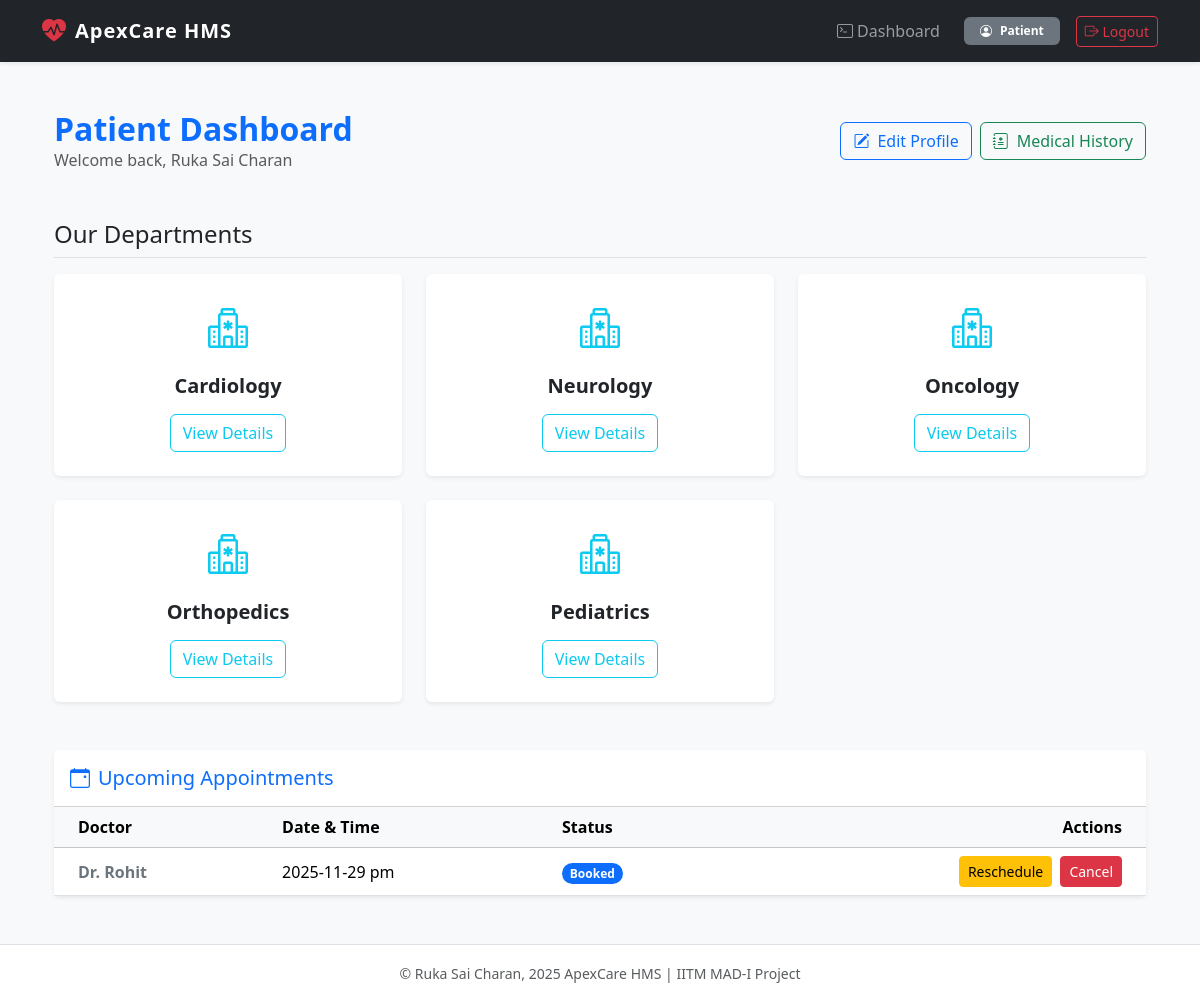
Before: /patient/dashboard (signed in) with the older database file.
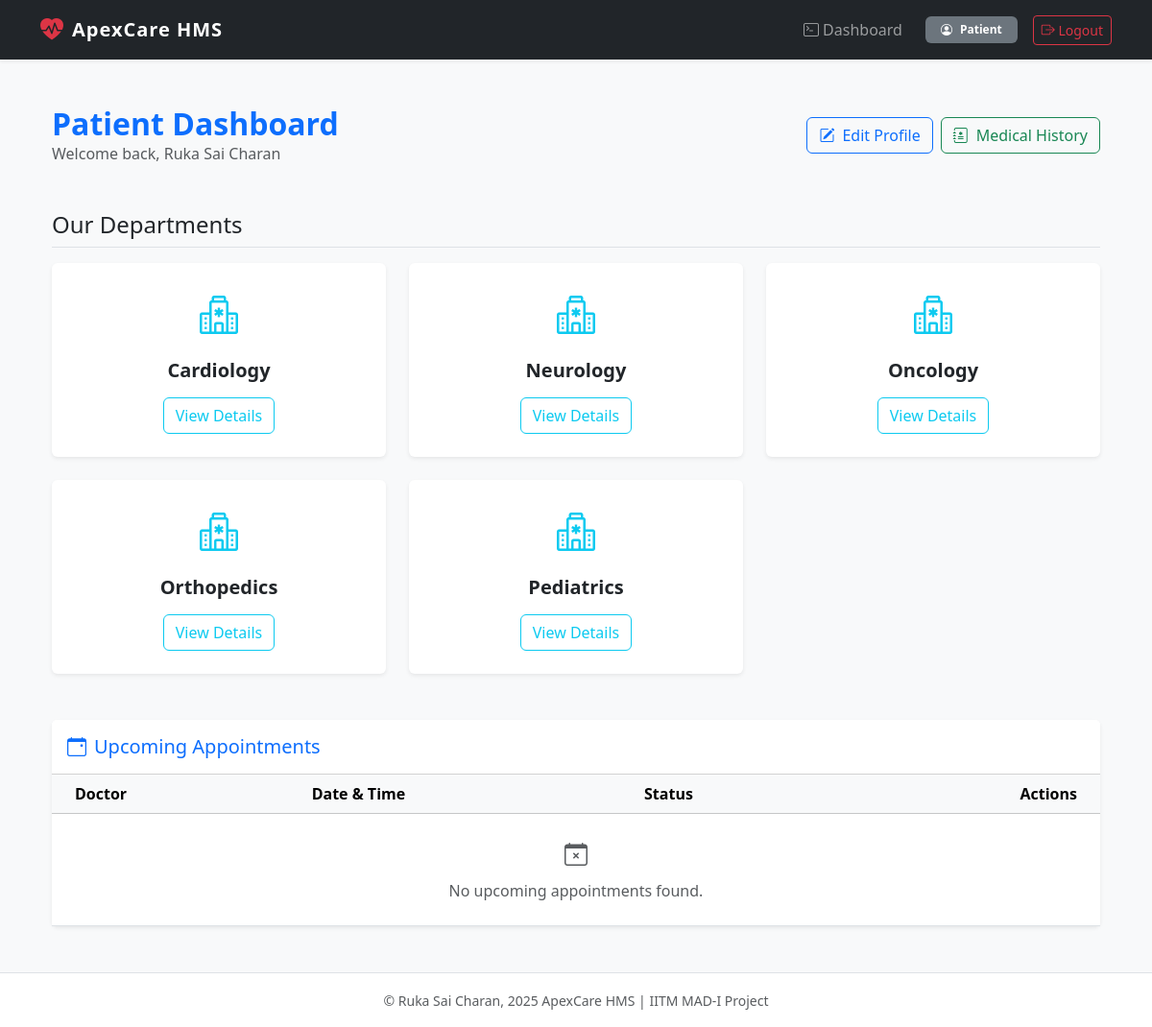
After: the same page with the newer database file.
### models.py (models this page shows)
class Department(db.Model):
    id = db.Column(db.Integer, primary_key=True)
    name = db.Column(db.String(100), unique=True, nullable=False)
    details = db.Column(db.String(100), default="")

class Appointment(db.Model):
    id = db.Column(db.Integer, primary_key=True)
    patient_id = db.Column(db.Integer, db.ForeignKey('patient.id'), nullable=False)
    doctor_id = db.Column(db.Integer, db.ForeignKey('doctor.id'), nullable=False)
    appointment_date = db.Column(db.String(100), nullable=False)
    status = db.Column(db.String(50), default='Booked') # e.g., Booked, Completed, Cancelled

class Doctor(db.Model):
    id = db.Column(db.Integer, primary_key=True)
    user_id = db.Column(db.Integer, db.ForeignKey('user.id'), nullable=False)
    department_id = db.Column(db.Integer, db.ForeignKey('department.id'), nullable=False)
    name = db.Column(db.String(100), nullable=False)
    dob = db.Column(db.DateTime, nullable=False)
    experience = db.Column(db.Integer, nullable=False)
    specialization = db.Column(db.String(100), nullable=False)
    qualifications = db.Column(db.String(100), nullable=True)
    availability = db.Column(db.String(200), default='{}')

### app.py (the view)
@app.route('/patient/dashboard', methods=['GET', 'POST'])
def patient_dashboard():
    if 'user_id' not in session or session.get('role') != 'patient':
        flash('Please log in as a patient.')
        return redirect(url_for('login'))
    patient = Patient.query.filter_by(user_id=session['user_id']).first()
    departments = Department.query.all()
    upcoming_appts_query = db.session.query(Appointment, Doctor).join(
        Doctor, Appointment.doctor_id == Doctor.id
    ).filter(
        Appointment.patient_id == patient.id,
        Appointment.status == 'Booked'
    ).all()
    past_appts_query = db.session.query(Appointment, Doctor).join(
        Doctor, Appointment.doctor_id == Doctor.id
    ).filter(
        Appointment.patient_id == patient.id,
        or_(Appointment.status == 'Completed', Appointment.status == 'Cancelled')
    ).all()
    past_app_data = []
    for appt, doctor in past_appts_query:
        treatment = None
        if appt.status == 'Completed':
            treatment = Treatment.query.filter_by(appointment_id=appt.id).first()
        past_app_data.append({
            'appointment': appt,
            'doctor_name': doctor.name,
            'treatment': treatment
        })
    return render_template(
        'patient_dashboard.html',
        patient=patient,
        departments=departments,
        upcoming_appts=upcoming_appts_query,
        past_app_data=past_app_data
    )

### templates/patient_dashboard.html (shortened to what the changed rows need)
{% extends "base.html" %}
{% block content %}
<div class="container-fluid py-4">
    <div class="d-flex flex-column flex-md-row justify-content-between align-items-center mb-5 gap-3">
        <div>
            <h2 class="fw-bold text-primary mb-0">Patient Dashboard</h2>
        </div>
    </div>
    <div class="mb-5">
        <div class="row row-cols-1 row-cols-sm-2 row-cols-lg-3 g-4">
            {% for dept in departments %}
            <div class="col">
                <div class="card h-100 shadow-sm border-0 transition-hover">
                    <div class="card-body text-center p-4">
                        <div class="mb-3">
                            <i class="bi bi-hospital text-info" style="font-size: 2.5rem;"></i>
                        </div>
                        <h5 class="card-title fw-bold text-dark">{{ dept.name | capitalize }}</h5>
                        <a href="{{ url_for('department_details', department_name=dept.name) }}" class="btn btn-outline-info stretched-link mt-2">
                            View Details
                        </a>
                    </div>
                </div>
            </div>
            {% endfor %}
        </div>
    </div>
    <div class="card shadow-sm border-0 mb-4">
        <div class="card-body p-0">
            <div class="table-responsive">
                <table class="table table-hover align-middle mb-0">
                    <thead class="table-light">
                        <tr>
                            <th class="ps-4">Doctor</th>
                            <th>Date & Time</th>
                            <th>Status</th>
                            <th class="text-end pe-4">Actions</th>
                        </tr>
                    </thead>
                    <tbody>
                        {% for appt, doctor in upcoming_appts %}
                        <tr>
                            <td class="ps-4 fw-bold text-secondary">Dr. {{ doctor.name }}</td>
                            <td>{{ appt.appointment_date }}</td>
                            <td><span class="badge bg-primary rounded-pill">{{ appt.status }}</span></td>
                            <td class="text-end pe-4">
                                <a href="{{ url_for('patient_reschedule_appointment', app_id=appt.id) }}" class="btn btn-warning btn-sm me-1">
                                    Reschedule
                                </a>
                                <a href="{{ url_for('patient_cancel_appointment', app_id=appt.id) }}"
                                   class="btn btn-danger btn-sm"
                                   onclick="return confirm('Are you sure you want to cancel this appointment?')">
                                    Cancel
                                </a>
                            </td>
                        </tr>
                        {% endfor %}
                        {% if not upcoming_appts %}
                        <tr>
                            <td colspan="4" class="text-center py-4 text-muted">
                                <i class="bi bi-calendar-x fs-4 d-block mb-2"></i>
                                No upcoming appointments found.
                            </td>
                        </tr>
                        {% endif %}
                    </tbody>
                </table>
            </div>
        </div>
    </div>
</div>
{% endblock %}

Changed rows visible on the page:
removed Appointment: name "Rohit", appointment_date "2025-11-29 pm", status "Booked"
Other visible differences:
text now shown: "No upcoming appointments found."
